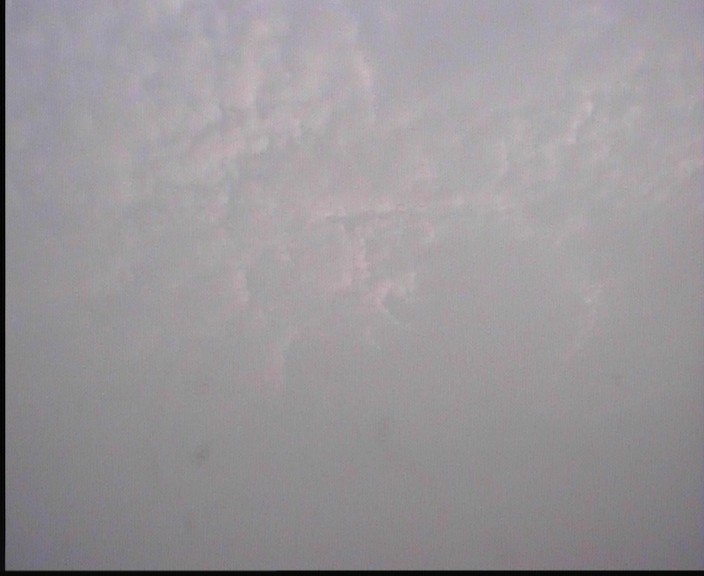
%> input picture pic/Altocumulus/20100820_180915_0812030.jpg, 704 x 576 px
$ octave --eval "result = GetAllfv(imread('pic/Altocumulus/20100820_180915_0812030.jpg'));"   (GNU Octave 9; MATLAB toolbox functions it lacks are replaced by stand-ins)
%> lines starting %> are read from the running program, lines starting %| are printed output that depends on the picture; in (x1, y1, x2, y2) boxes, pixels count from 0 and x2, y2 are one past the last pixel; in counts of white or black regions, pixels touching at a corner belong together; the program's own positions count from 1
%**************************************************************************
%提取多个颜色空间的均值和标准差特征
%function: Z = GetAllfv(Image)
%Image: 输入图像数据
%Z: 返回一个30维的特征向量，其中依次为RGB,HSV,YCbCr,Lab,CIE各个通道的均值和方差
%**************************************************************************

function Z = GetAllfv(Image)
%Image = imread('C:\Users\l1275\Desktop\11.jpg');
Image_rgb= Image;
%> Image_rgb is the input picture: size 576x704x3 uint8; mean R, G, B 153.8, 150.1, 153.6
Image_hsv = rgb2hsv(Image);
%> Image_hsv: size 576x704x3 double; mean H, S, V 0.723, 0.034, 0.609
Image_ycbcr = rgb2ycbcr(Image);
%> Image_ycbcr: size 576x704x3 uint8; mean of channels 1, 2, 3 146.2, 129, 129.5
Image_lab = rgb2lab(Image);
%> Image_lab: size 576x704x3 double; mean of channels 1, 2, 3 62.4, 2, -1.3

rgb_avg = zeros(1,3);
rgb_var = zeros(1,3);
for i = 1:3
    rgb_avg(1,i) = mean2(Image_rgb(:,:,i));
    rgb_var(1,i) = std2(Image_rgb(:,:,i))^2;
end
%> after the loop, rgb_avg = [153.8 150.1 153.6]; rgb_var = [143.5 120.4 131.4]


hsv_avg = zeros(1,3);
hsv_var = zeros(1,3);
for i = 1:3
    hsv_avg(1,i) = mean2(Image_hsv(:,:,i));
    hsv_var(1,i) = std2(Image_hsv(:,:,i))^2;
end
%> after the loop, hsv_avg = [0.723 0.034 0.609]; hsv_var = [0.0955 0.00143 0.00933]

ycbcr_avg = zeros(1,3);
ycbcr_var = zeros(1,3);
for i = 1:3
    ycbcr_avg(1,i) = mean2(Image_ycbcr(:,:,i));
    ycbcr_var(1,i) = std2(Image_ycbcr(:,:,i))^2;
end
%> after the loop, ycbcr_avg = [146.2 129 129.5]; ycbcr_var = [96.18 1.68 2.07]

lab_avg = zeros(1,3);
lab_var = zeros(1,3);
for i = 1:3
    lab_avg(1,i) = mean2(Image_lab(:,:,i));
    lab_var(1,i) = std2(Image_lab(:,:,i))^2;
end
%> after the loop, lab_avg = [62.38 2.01 -1.32]; lab_var = [91.1 2.68 3.23]

R = Image_rgb(:,:,1);
G = Image_rgb(:,:,2);
B = Image_rgb(:,:,3);
[M,N] = size(R);
%> M = 576; N = 704
Image_O = zeros(M,N,3);
Image_O(:,:,1) = power((R - G),2);
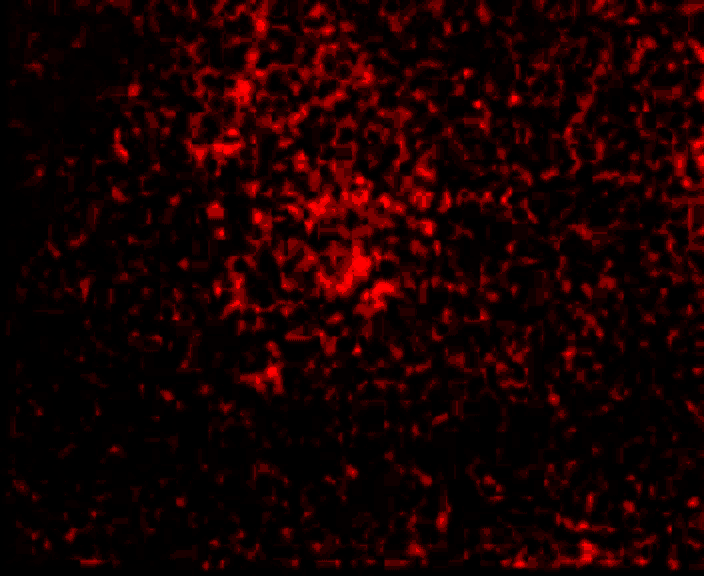
%> Image_O: size 576x704x3 double; mean R, G, B 25.7, 0, 0
Image_O(:,:,2) = power((R + G - B * 2),6);
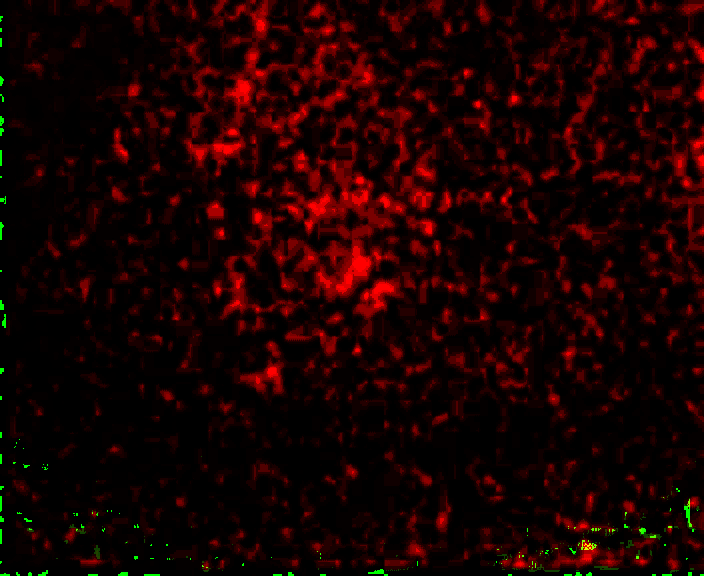
%> Image_O: size 576x704x3 double; 0.65% of pixels changed, all inside (x1, y1, x2, y2) = (0, 16, 704, 576)
Image_O(:,:,3) = power((R + G + B),3);
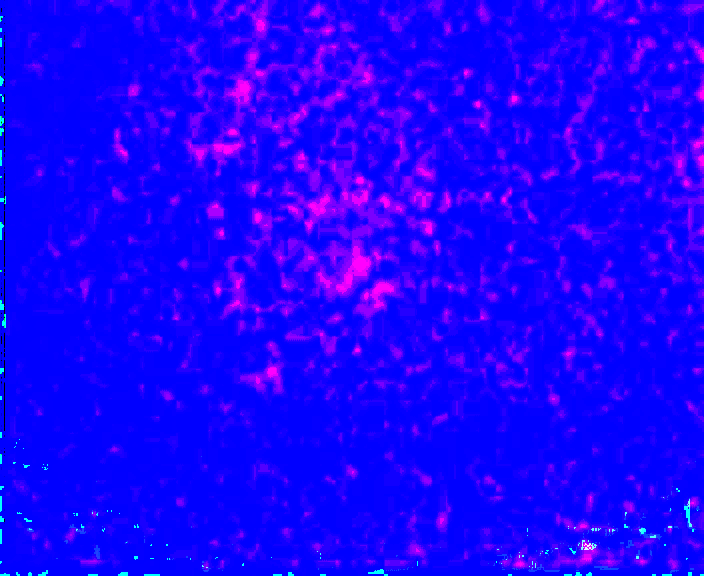
%> Image_O: size 576x704x3 double; mean R, G, B 25.7, 1, 254.8
O_avg = zeros(1,3);
O_var = zeros(1,3);
for i = 1:3
    O_avg(1,i) = mean2(Image_O(:,:,i));
    O_var(1,i) = std2(Image_O(:,:,i))^2;
end
%> after the loop, O_avg = [25.71 0.993 254.8]; O_var = [1636 228.8 52.69]


 I = zeros(1,30);

 I(1,1:3) = rgb_avg;
 I(1,4:6) = rgb_var;
 I(1,7:9) = hsv_avg;
 I(1,10:12) = hsv_var;
 I(1,13:15) = ycbcr_avg;
 I(1,16:18) = ycbcr_var;
 I(1,19:21) = lab_avg;
 I(1,22:24) = lab_var;
 I(1,25:27) = O_avg;
 I(1,28:30) = O_var;

 Z = I;
%> Z = 30 values, max 1636 at index 28, min -1.32 at index 21, mean 123.9
%> `result = GetAllfv(imread('pic/Altocumulus/20100820_180915_0812030.jpg'..`: result has the same summary as Z in GetAllfv

$ run again, on pic/Altocumulus/20100820_180922_0820030.jpg
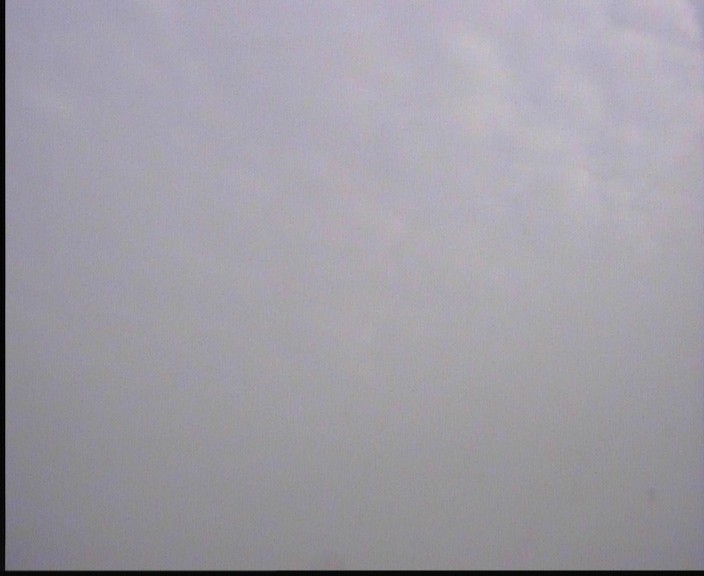
%> input picture pic/Altocumulus/20100820_180922_0820030.jpg, 704 x 576 px
%> in GetAllfv, Image_rgb is the input picture: size 576x704x3 uint8; mean R, G, B 159.5, 156.9, 165.6
%> Image_hsv: size 576x704x3 double; mean H, S, V 0.685, 0.054, 0.65
%> Image_ycbcr: size 576x704x3 uint8; mean of channels 1, 2, 3 152.3, 131.4, 128.6
%> Image_lab: size 576x704x3 double; mean of channels 1, 2, 3 65, 2.6, -4.1
%> after the loop in GetAllfv, `for i = 1:3`: rgb_avg = [159.5 156.9 165.6]; rgb_var = [139.6 113.2 156.8]
%> after the loop in GetAllfv, `for i = 1:3`: hsv_avg = [0.685 0.054 0.65]; hsv_var = [0.0268 0.00226 0.0103]
%> after the loop in GetAllfv, `for i = 1:3`: ycbcr_avg = [152.3 131.4 128.6]; ycbcr_var = [94.24 3.65 0.433]
%> after the loop in GetAllfv, `for i = 1:3`: lab_avg = [65.01 2.59 -4.14]; lab_var = [92.09 2.67 6.81]
%> in GetAllfv, `Image_O(:,:,2) = power((R + G - B * 2),6);`:
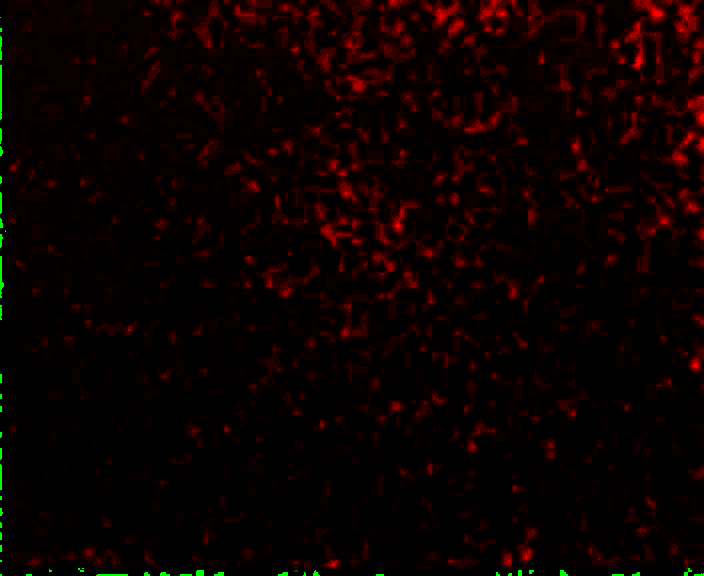
%> Image_O: size 576x704x3 double; mean R, G, B 12, 0.7, 0
%> in GetAllfv, `Image_O(:,:,3) = power((R + G + B),3);`:
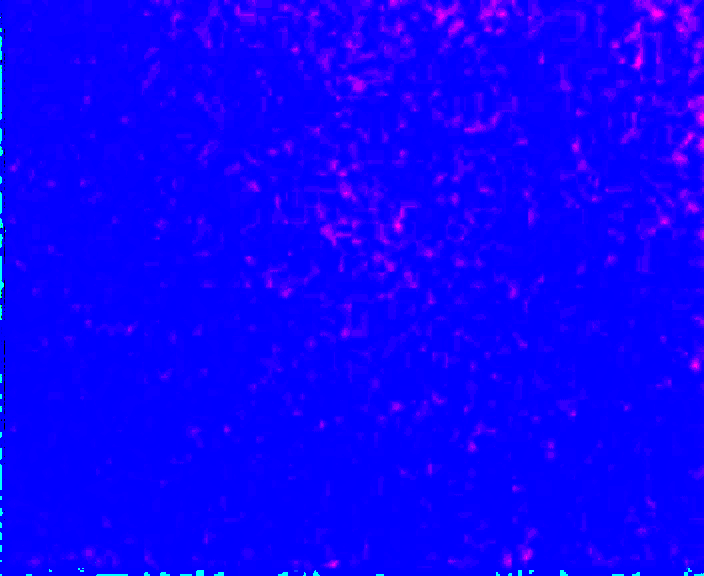
%> Image_O: size 576x704x3 double; mean R, G, B 12, 0.7, 254.9
%> after the loop in GetAllfv, `for i = 1:3`: O_avg = [12.03 0.735 254.9]; O_var = [506.2 186.2 25.79]
%> Z = 30 values, max 506.2 at index 28, min -4.14 at index 21, mean 85.15
%> result has the same summary as Z in GetAllfv

$ run again, on pic/Altocumulus/20100820_180946_0812060.jpg
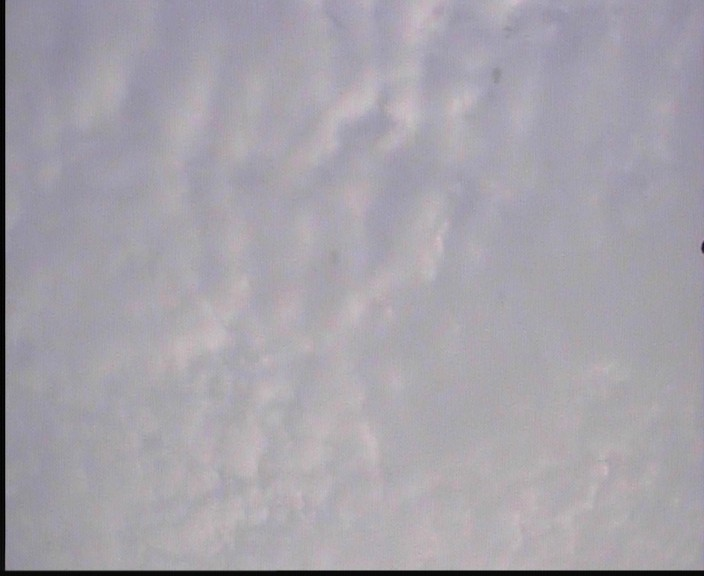
%> input picture pic/Altocumulus/20100820_180946_0812060.jpg, 704 x 576 px
%> in GetAllfv, Image_rgb is the input picture: size 576x704x3 uint8; mean R, G, B 165.2, 161.7, 169.8
%> Image_hsv: size 576x704x3 double; mean H, S, V 0.732, 0.0536, 0.668
%> Image_ycbcr: size 576x704x3 uint8; mean of channels 1, 2, 3 156.5, 131, 129.1
%> Image_lab: size 576x704x3 double; mean of channels 1, 2, 3 66.9, 2.8, -3.7
%> after the loop in GetAllfv, `for i = 1:3`: rgb_avg = [165.2 161.7 169.8]; rgb_var = [71.85 50.2 36.79]
%> after the loop in GetAllfv, `for i = 1:3`: hsv_avg = [0.732 0.0536 0.668]; hsv_var = [0.0261 0.00212 0.00735]
%> after the loop in GetAllfv, `for i = 1:3`: ycbcr_avg = [156.5 131 129.1]; ycbcr_var = [36.03 3.09 1.31]
%> after the loop in GetAllfv, `for i = 1:3`: lab_avg = [66.88 2.83 -3.74]; lab_var = [77.86 2.4 7.15]
%> in GetAllfv, `Image_O(:,:,2) = power((R + G - B * 2),6);`:
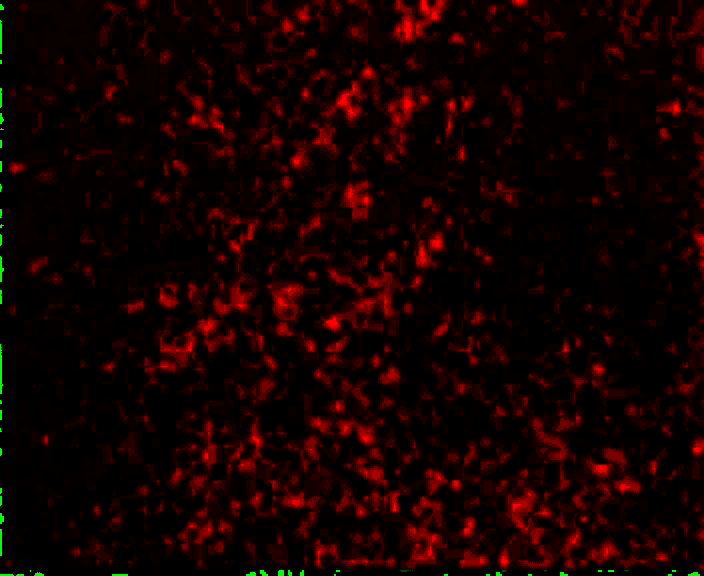
%> Image_O: size 576x704x3 double; mean R, G, B 21.2, 0.6, 0
%> in GetAllfv, `Image_O(:,:,3) = power((R + G + B),3);`:
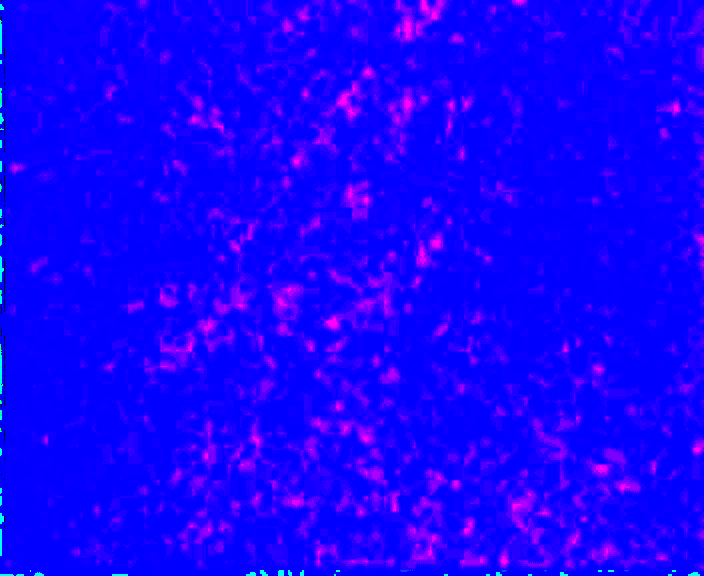
%> Image_O: size 576x704x3 double; mean R, G, B 21.2, 0.6, 254.8
%> after the loop in GetAllfv, `for i = 1:3`: O_avg = [21.18 0.634 254.8]; O_var = [1164.3 159.4 40.75]
%> Z = 30 values, max 1164.3 at index 28, min -3.74 at index 21, mean 96.95
%> result has the same summary as Z in GetAllfv

$ run again, on pic/Altocumulus/20100820_181220_0800060.jpg
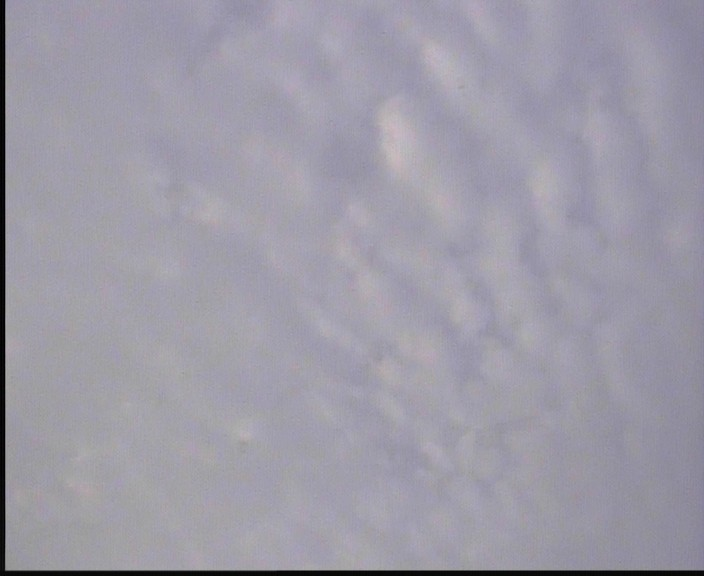
%> input picture pic/Altocumulus/20100820_181220_0800060.jpg, 704 x 576 px
%> in GetAllfv, Image_rgb is the input picture: size 576x704x3 uint8; mean R, G, B 157.2, 154.5, 166.6
%> Image_hsv: size 576x704x3 double; mean H, S, V 0.694, 0.0746, 0.654
%> Image_ycbcr: size 576x704x3 uint8; mean of channels 1, 2, 3 150.5, 132.9, 128.4
%> Image_lab: size 576x704x3 double; mean of channels 1, 2, 3 64.2, 3.4, -6
%> after the loop in GetAllfv, `for i = 1:3`: rgb_avg = [157.2 154.5 166.6]; rgb_var = [40.04 38.65 30.72]
%> after the loop in GetAllfv, `for i = 1:3`: hsv_avg = [0.694 0.0746 0.654]; hsv_var = [0.00955 0.00177 0.00684]
%> after the loop in GetAllfv, `for i = 1:3`: ycbcr_avg = [150.5 132.9 128.4]; ycbcr_var = [21.9 2.02 0.815]
%> after the loop in GetAllfv, `for i = 1:3`: lab_avg = [64.23 3.37 -5.98]; lab_var = [68.56 2.04 6.48]
%> in GetAllfv, `Image_O(:,:,2) = power((R + G - B * 2),6);`:
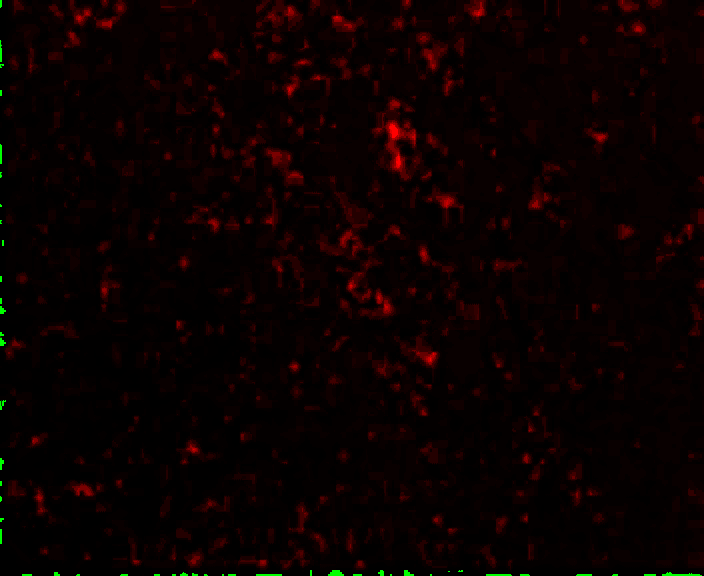
%> Image_O: size 576x704x3 double; mean R, G, B 10.7, 0.6, 0
%> in GetAllfv, `Image_O(:,:,3) = power((R + G + B),3);`:
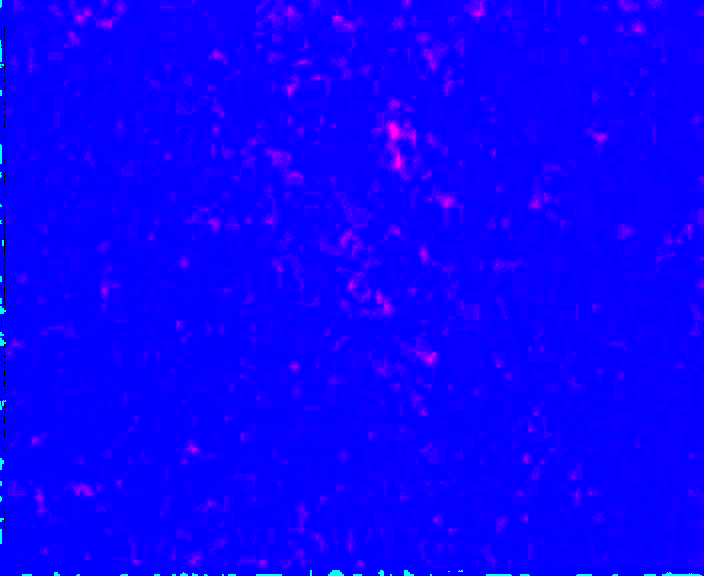
%> Image_O: size 576x704x3 double; mean R, G, B 10.7, 0.6, 254.8
%> after the loop in GetAllfv, `for i = 1:3`: O_avg = [10.73 0.616 254.8]; O_var = [297.3 156 33.16]
%> Z = 30 values, max 297.3 at index 28, min -5.98 at index 21, mean 63.9
%> result has the same summary as Z in GetAllfv
